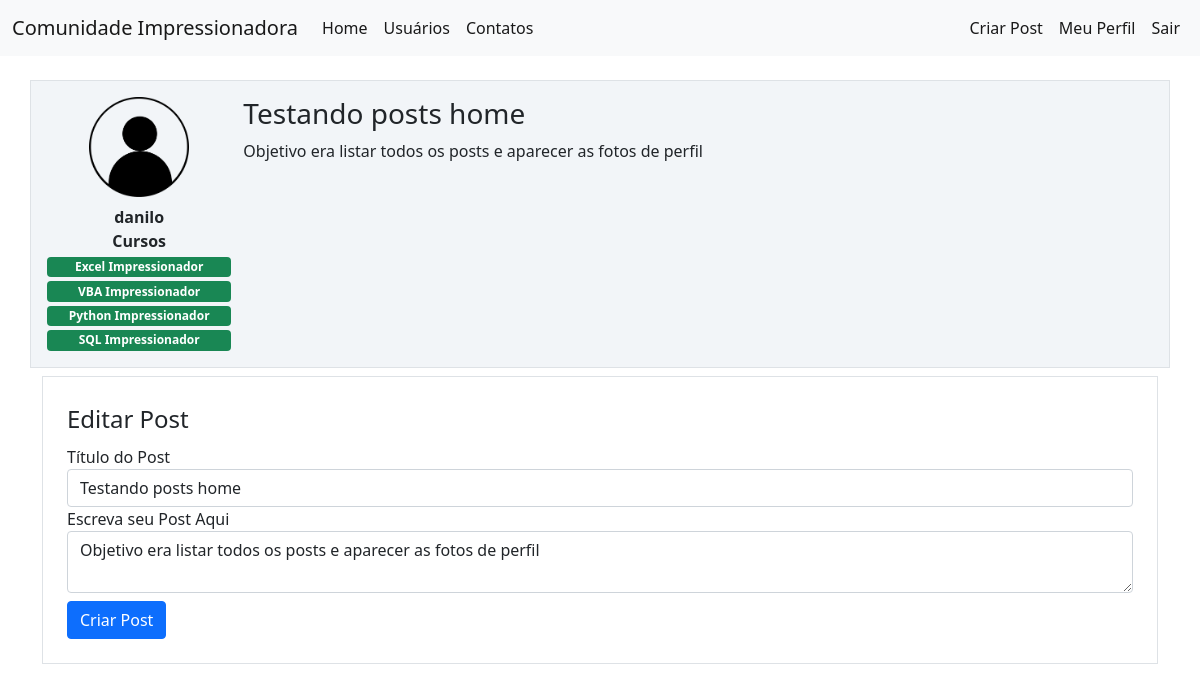
/post/2 (signed in), run on the app's committed database.
### comunidadeimpressionadora/models.py (models this page shows, shortened)
class Usuario(database.Model, UserMixin):
    id = database.Column(database.Integer, primary_key=True)
    username = database.Column(database.String, nullable=False)
    email = database.Column(database.String, nullable=False, unique=True)
    senha = database.Column(database.String, nullable=False)
    foto_perfil = database.Column(database.String, default='default.jpg')
    posts = database.relationship('Post', backref='autor', lazy=True)
    cursos = database.Column(database.String, nullable=False, default='Não Informado')

class Post(database.Model):
    id = database.Column(database.Integer, primary_key=True)
    titulo = database.Column(database.String, nullable=False)
    corpo = database.Column(database.Text, nullable=False)
    data_criacao = database.Column(database.DateTime(timezone=True),nullable=False,default=lambda: datetime.now(timezone.utc))
    id_usuario = database.Column(database.Integer, database.ForeignKey('usuario.id'), nullable=False)

### comunidadeimpressionadora/routes.py (the view)
@app.route('/post/<post_id>', methods=['GET', 'POST'])
@login_required
def exibir_post(post_id):
    post = Post.query.get(post_id)
    if current_user == post.autor:
        form = FormCriarPost()
        if request.method == 'GET':
            form.titulo.data = post.titulo
            form.corpo.data = post.corpo
        elif form.validate_on_submit():
            post.titulo = form.titulo.data
            post.corpo = form.corpo.data
            database.session.commit()
            flash('Post Atualizado com Sucesso', 'alert-success')
            return redirect(url_for('home'))
    else:
        form = None
    return render_template('post.html', post=post, form=form)

### comunidadeimpressionadora/forms.py
class FormCriarPost(FlaskForm):
    titulo = StringField('Título do Post', validators=[DataRequired(), Length(2, 140)])
    corpo = TextAreaField('Escreva seu Post Aqui', validators=[DataRequired()])
    botao_submit = SubmitField('Criar Post')

### comunidadeimpressionadora/models.py (called while the page is built)
@login_manager.user_loader
def load_usuario(id_usuario):
    return Usuario.query.get(int(id_usuario))

### comunidadeimpressionadora/templates/post.html (shortened to what this page needs)
{% extends "base.html" %}
{% block body %}
   <div class="container mt-3">
        <div class="row border mt-4 p-3 meupost">
          <div class="col col-2">
            <div class="text-center">
                <img src="{{ url_for('static', filename='fotos_perfil/{}'.format(post.autor.foto_perfil)) }}"
                    class="rounded img-fluid mb-2" width="100">
                <div class="fw-bold">
                    {{ post.autor.username }}
                </div>
                <div class="row justify-content-center">
                      <strong>Cursos</strong><br>
                      {% for curso in post.autor.cursos.split(';') %}
                          {% if not ';' in post.autor.cursos %}
                            <button type="button" class="btn mt-2" disabled>Sem Cursos Cadastrados</button>
                          {% else %}
                         <span class="badge bg-success mt-1 w-100 text-wrap">{{curso}}</span>
                          {% endif %}
                      {% endfor %}
                </div>
            </div>
          </div>
          <div class="col col-10">
            <h3>{{ post.titulo }}</h3>
            <p> {{ post.corpo }}<p>
          </div>
        </div>
   </div>
{% if form %}
<div class='container'>
    <div class='row'>
        <div class='col'>
            <form method='POST' action="" class="border p-4 mt-2">
                    <legend>Editar Post</legend>
                    <fieldset>
                        <div class="form-group">
                            {{ form.titulo.label(class="form-control-label") }}
                            {% if form.titulo.errors %}
                                {{ form.titulo(class="form-control is-invalid") }}
                                <div class="invalid-feedback">
                                    {% for erro in form.titulo.errors %}
                                    {{ erro }}
                                    {% endfor %}
                                </div>
                            {% else %}
                                {{ form.titulo(class="form-control") }}
                            {% endif %}
                        </div>
                            <div class="form-group">
                            {{ form.corpo.label(class="form-control-label") }}
                            {% if form.corpo.errors %}
                                {{ form.corpo(class="form-control is-invalid") }}
                                <div class="invalid-feedback">
                                    {% for erro in form.corpo.errors %}
                                    {{ erro }}
                                    {% endfor %}
                                </div>
                            {% else %}
                                {{ form.corpo(class="form-control") }}
                            {% endif %}
                        </div>
                    </fieldset>
                    {{ form.botao_submit(class="btn btn-primary mt-2") }}
                </form>
        </div>
    </div>
 </div>
{% endif %}
{% endblock %}

### comunidadeimpressionadora/static/styles.css (style rules this page uses)
.meupost { background: #f2f5f8; }

### data on the page
Usuario: foto_perfil (placeholder picture), autor.username "danilo"
Post: titulo "Testando posts home", corpo "Objetivo era listar todos os posts e aparecer as fotos de perfil"

### other printed values
{{ curso }} "Excel Impressionador" "VBA Impressionador" "Python Impressionador" "SQL Impressionador"
